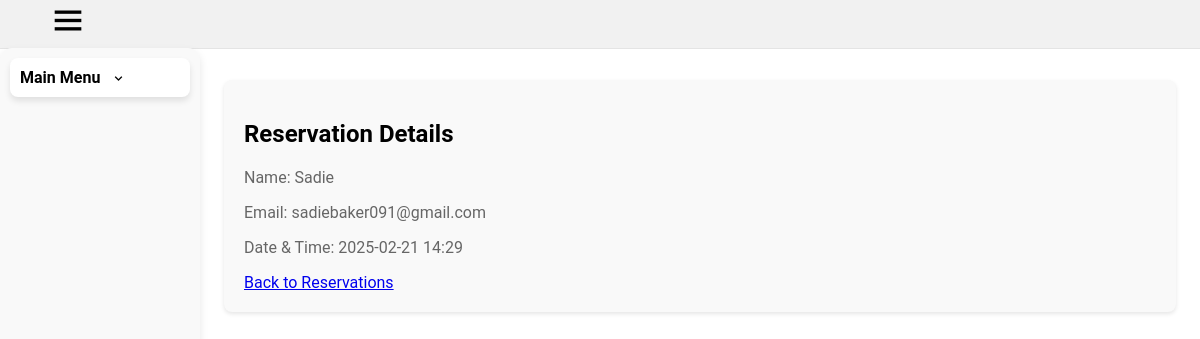
Page /reservations/1/ on the committed database.
### base/models.py (models this page shows, shortened)
class Reservation(models.Model):
    name = models.CharField(max_length=255)
    email = models.EmailField()
    date_time = models.DateTimeField()
    created_at = models.DateTimeField(auto_now_add=True)

### base/views.py (the view)
# urls.py: path('reservations/<int:pk>/', views.ReservationDetailView.as_view(), name='reservation_detail'),
class ReservationDetailView(DetailView):
    model = Reservation
    template_name = 'base/reservation_detail.html'

### base/templates/base/reservation_detail.html
{% extends "dashboard/base.html" %}
{% block content %}
  <h1>Reservation Details</h1>
  <p>Name: {{ object.name }}</p>
  <p>Email: {{ object.email }}</p>
  <p>Date & Time: {{ object.date_time|date:"Y-m-d H:i" }}</p>
  <a href="{% url 'base:reservation_list' %}">Back to Reservations</a>
{% endblock %}

### dashboard/static/dashboard/css/styles.css (style rules this page uses)
body { overflow: scroll; overflow-x: hidden; font-family: Roboto, Arial; margin: 0; padding-top: 80px; padding-left: 96px; padding-right: 24px; background-color: white }
.container p { color: #666; }

### rows in the picture
Reservation: name "Sadie", email "sadiebaker091@gmail.com", date_time "2025-02-21 14:29"
